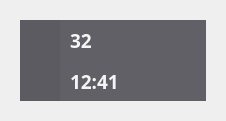
<?xml version="1.0" encoding="UTF-8"?>
<ui version="4.0">
 <class>Form</class>
 <widget class="QWidget" name="Form">
  <property name="geometry">
   <rect>
    <x>0</x>
    <y>0</y>
    <width>226</width>
    <height>121</height>
   </rect>
  </property>
  <property name="windowTitle">
   <string>Form</string>
  </property>
  <property name="styleSheet">
   <string notr="true">border: 0;</string>
  </property>
  <layout class="QGridLayout" name="gridLayout">
   <property name="leftMargin">
    <number>20</number>
   </property>
   <property name="topMargin">
    <number>20</number>
   </property>
   <property name="rightMargin">
    <number>20</number>
   </property>
   <property name="bottomMargin">
    <number>20</number>
   </property>
   <item row="0" column="0">
    <widget class="QFrame" name="frame">
     <property name="frameShape">
      <enum>QFrame::StyledPanel</enum>
     </property>
     <property name="frameShadow">
      <enum>QFrame::Raised</enum>
     </property>
     <layout class="QVBoxLayout" name="verticalLayout">
      <property name="spacing">
       <number>0</number>
      </property>
      <property name="leftMargin">
       <number>0</number>
      </property>
      <property name="topMargin">
       <number>0</number>
      </property>
      <property name="rightMargin">
       <number>0</number>
      </property>
      <property name="bottomMargin">
       <number>0</number>
      </property>
      <item>
       <widget class="QFrame" name="frame_2">
        <property name="frameShape">
         <enum>QFrame::StyledPanel</enum>
        </property>
        <property name="frameShadow">
         <enum>QFrame::Raised</enum>
        </property>
        <layout class="QHBoxLayout" name="horizontalLayout_2">
         <property name="spacing">
          <number>0</number>
         </property>
         <property name="leftMargin">
          <number>0</number>
         </property>
         <property name="topMargin">
          <number>0</number>
         </property>
         <property name="rightMargin">
          <number>0</number>
         </property>
         <property name="bottomMargin">
          <number>0</number>
         </property>
         <item>
          <widget class="QFrame" name="frame_3">
           <property name="minimumSize">
            <size>
             <width>40</width>
             <height>0</height>
            </size>
           </property>
           <property name="maximumSize">
            <size>
             <width>40</width>
             <height>16777215</height>
            </size>
           </property>
           <property name="styleSheet">
            <string notr="true">background-color: rgba(50, 50, 57, 200);</string>
           </property>
           <property name="frameShape">
            <enum>QFrame::StyledPanel</enum>
           </property>
           <property name="frameShadow">
            <enum>QFrame::Raised</enum>
           </property>
           <layout class="QGridLayout" name="gridLayout_2">
            <property name="leftMargin">
             <number>0</number>
            </property>
            <property name="topMargin">
             <number>0</number>
            </property>
            <property name="rightMargin">
             <number>0</number>
            </property>
            <property name="bottomMargin">
             <number>0</number>
            </property>
            <property name="spacing">
             <number>0</number>
            </property>
            <item row="0" column="0">
             <widget class="QLabel" name="label">
              <property name="styleSheet">
               <string notr="true">background-color:transparent</string>
              </property>
              <property name="text">
               <string/>
              </property>
              <property name="pixmap">
               <pixmap resource="resources/icons.qrc">:/icons/blink_icon.png</pixmap>
              </property>
              <property name="scaledContents">
               <bool>false</bool>
              </property>
              <property name="alignment">
               <set>Qt::AlignCenter</set>
              </property>
             </widget>
            </item>
           </layout>
          </widget>
         </item>
         <item>
          <widget class="QFrame" name="frame_4">
           <property name="styleSheet">
            <string notr="true">background-color: rgba(56, 56, 64, 200);</string>
           </property>
           <property name="frameShape">
            <enum>QFrame::StyledPanel</enum>
           </property>
           <property name="frameShadow">
            <enum>QFrame::Raised</enum>
           </property>
           <layout class="QHBoxLayout" name="horizontalLayout">
            <property name="spacing">
             <number>0</number>
            </property>
            <property name="leftMargin">
             <number>10</number>
            </property>
            <property name="topMargin">
             <number>0</number>
            </property>
            <property name="rightMargin">
             <number>0</number>
            </property>
            <property name="bottomMargin">
             <number>0</number>
            </property>
            <item>
             <widget class="QLabel" name="blink_rate_label">
              <property name="font">
               <font>
                <family>BIZ UDPゴシック</family>
                <pointsize>14</pointsize>
                <weight>75</weight>
                <bold>true</bold>
               </font>
              </property>
              <property name="styleSheet">
               <string notr="true">background-color:transparent;
color:rgb(245, 245, 245)</string>
              </property>
              <property name="text">
               <string>32</string>
              </property>
             </widget>
            </item>
           </layout>
          </widget>
         </item>
        </layout>
       </widget>
      </item>
      <item>
       <widget class="QFrame" name="frame_5">
        <property name="frameShape">
         <enum>QFrame::StyledPanel</enum>
        </property>
        <property name="frameShadow">
         <enum>QFrame::Raised</enum>
        </property>
        <layout class="QHBoxLayout" name="horizontalLayout_3">
         <property name="spacing">
          <number>0</number>
         </property>
         <property name="leftMargin">
          <number>0</number>
         </property>
         <property name="topMargin">
          <number>0</number>
         </property>
         <property name="rightMargin">
          <number>0</number>
         </property>
         <property name="bottomMargin">
          <number>0</number>
         </property>
         <item>
          <widget class="QFrame" name="frame_6">
           <property name="minimumSize">
            <size>
             <width>40</width>
             <height>0</height>
            </size>
           </property>
           <property name="maximumSize">
            <size>
             <width>40</width>
             <height>16777215</height>
            </size>
           </property>
           <property name="styleSheet">
            <string notr="true">background-color: rgba(50, 50, 57, 200);</string>
           </property>
           <property name="frameShape">
            <enum>QFrame::StyledPanel</enum>
           </property>
           <property name="frameShadow">
            <enum>QFrame::Raised</enum>
           </property>
           <layout class="QGridLayout" name="gridLayout_3">
            <property name="leftMargin">
             <number>0</number>
            </property>
            <property name="topMargin">
             <number>0</number>
            </property>
            <property name="rightMargin">
             <number>0</number>
            </property>
            <property name="bottomMargin">
             <number>0</number>
            </property>
            <property name="spacing">
             <number>0</number>
            </property>
            <item row="0" column="0">
             <widget class="QLabel" name="label_2">
              <property name="styleSheet">
               <string notr="true">background-color:transparent</string>
              </property>
              <property name="text">
               <string/>
              </property>
              <property name="pixmap">
               <pixmap resource="resources/icons.qrc">:/icons/screen_icon.png</pixmap>
              </property>
              <property name="scaledContents">
               <bool>false</bool>
              </property>
              <property name="alignment">
               <set>Qt::AlignCenter</set>
              </property>
             </widget>
            </item>
           </layout>
          </widget>
         </item>
         <item>
          <widget class="QFrame" name="frame_7">
           <property name="styleSheet">
            <string notr="true">background-color: rgba(56, 56, 64, 200);</string>
           </property>
           <property name="frameShape">
            <enum>QFrame::StyledPanel</enum>
           </property>
           <property name="frameShadow">
            <enum>QFrame::Raised</enum>
           </property>
           <layout class="QHBoxLayout" name="horizontalLayout_4">
            <property name="spacing">
             <number>0</number>
            </property>
            <property name="leftMargin">
             <number>10</number>
            </property>
            <property name="topMargin">
             <number>0</number>
            </property>
            <property name="rightMargin">
             <number>0</number>
            </property>
            <property name="bottomMargin">
             <number>0</number>
            </property>
            <item>
             <widget class="QLabel" name="screen_time_label">
              <property name="font">
               <font>
                <family>BIZ UDPゴシック</family>
                <pointsize>14</pointsize>
                <weight>75</weight>
                <bold>true</bold>
               </font>
              </property>
              <property name="styleSheet">
               <string notr="true">background-color:transparent;
color:rgb(245, 245, 245)</string>
              </property>
              <property name="text">
               <string>12:41</string>
              </property>
             </widget>
            </item>
           </layout>
          </widget>
         </item>
        </layout>
       </widget>
      </item>
     </layout>
    </widget>
   </item>
  </layout>
 </widget>
 <resources>
  <include location="resources/icons.qrc"/>
 </resources>
 <connections/>
</ui>
